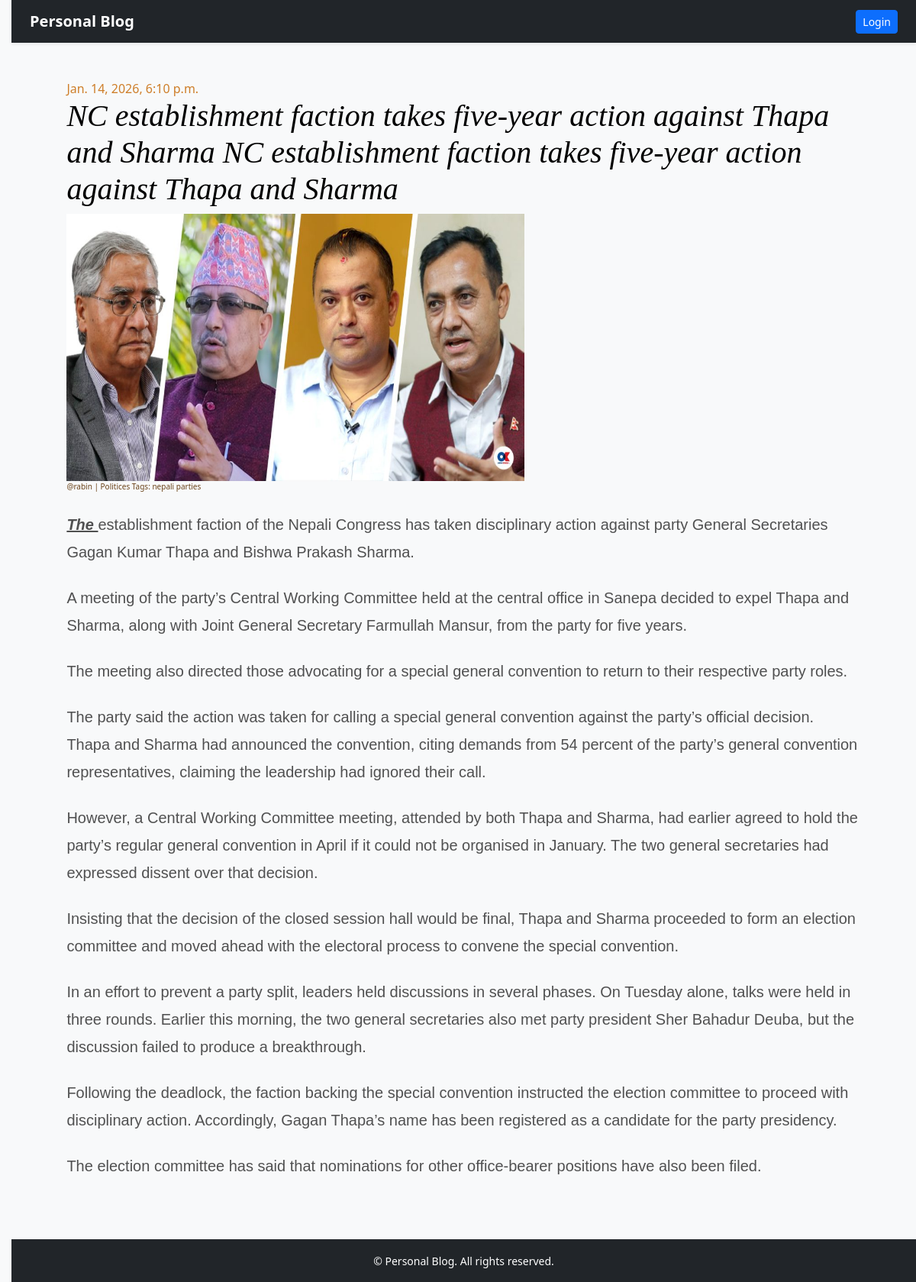
Screenshot of /post-detail/1/ with the database file from the repository.
### blog_app/models.py (models this page shows, shortened)
class TimeStampModel(models.Model):
    created_at = models.DateTimeField(auto_now_add=True)
    updated_at = models.DateTimeField(auto_now=True)
    class Meta:
        abstract = True

class Post(TimeStampModel):
    STATUS_CHOICES = [
        ("active", "Active"),
        ("in_active", "Inactive"),
    ]
    title = models.CharField(max_length=256)
    content = models.TextField()
    featured_image = models.ImageField(upload_to="post_images/%Y/%m/%d", blank=False, default='')
    status = models.CharField(max_length=20, choices=STATUS_CHOICES, default="active")
    views_count = models.PositiveBigIntegerField(default=0)
    category = models.ForeignKey(Category, on_delete=models.CASCADE, null=True, blank=True)
    tag = models.ManyToManyField(Tag)
    author = models.ForeignKey("auth.User", on_delete=models.CASCADE)
    published_at = models.DateTimeField(null=True, blank=True)

class Category(TimeStampModel):
    name = models.CharField(max_length=100)
    class Meta:
        ordering = ["name"]

class Tag(TimeStampModel):
    name = models.CharField(max_length=100)
    def __str__(self):
        return self.name

### blog_app/views.py (the view)
# urls.py: path("post-detail/<int:pk>/", views.PostDetailView.as_view(), name="post-detail"),
class PostDetailView(DetailView):
    model = Post
    template_name = "post_detail.html"
    context_object_name = "post"
    def get_queryset(self):
        queryset = Post.objects.filter(pk=self.kwargs["pk"], published_at__isnull=False)
        return queryset

### templates/post_detail.html (shortened to what this page needs)
{% extends "base.html" %}
{% block content %}
  <div class="row">
    <div class="col">
      <div class="post">
        <div class="date">{{ post.published_at }}</div>
        <h1>
          <a href="#" class="text-decoration-none fst-italic">{{ post.title }}</a>
        </h1>
        <img src="{{ post.featured_image.url }}"
             alt="{{ post.title }}"
             width="600px"
             height="350px" />
        <div class="date author">
          @{{ post.author.username }} | {{ post.category.name|title }}
          Tags: {{ post.tag.all|join:", " }}
        </div>
        <p>{{ post.content|safe|linebreaksbr }}</p>
      </div>
    </div>
  </div>
{% endblock content %}

### static/css/blog.css (style rules this page uses)
body { padding-left: 15px; }
h1 a { color: #27a0dc; font-family: "Lobster"; }
h1, h2, h3, h4 { font-family: "Lobster", cursive; }
.date { color: #ce7e29; }
.post { margin-bottom: 30px; }
.post h1 a, .post h1 a:visited { color: #000000; }
.author { font-size: 10px; color: #6b441a; }

### rows the page displays
Post: published_at "Jan. 14, 2026, 6:10 p.m.", title "NC establishment faction takes five-year action against Thapa and Sharma NC establishment faction takes five-year action against Thapa and Sharma", featured_image (picture), author.username "rabin", category.name "Politices", tag.all "nepali parties", content "The establishment faction of the Nepali Congress has taken disciplinary action against party General Secretaries Gagan Kumar Thapa and Bishwa Prakash Sharma. A meeting of the party’s Central Working Committee held at the central office in Sanepa decided to expel Thapa and Sharma, along with Joint General Secretary Farmullah Mansur, from the party for five years. The meeting also directed those advocating for a special general convention to return to their respective party roles. The party said the action was taken for calling a special general convention against the party’s official decision. Thapa and Sharma had announced the convention, citing demands from 54 percent of the party’s…"
